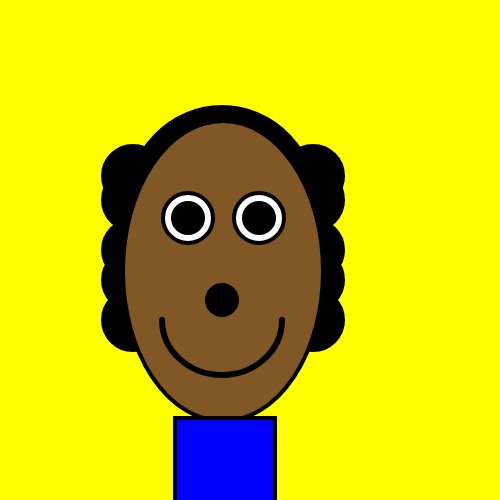
Frame 1 (no input)
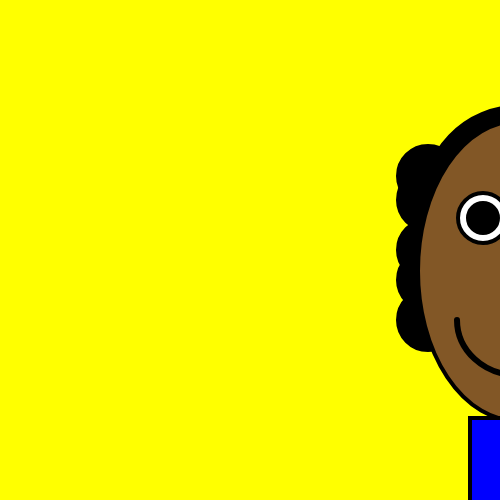
Frame 60 (no input)
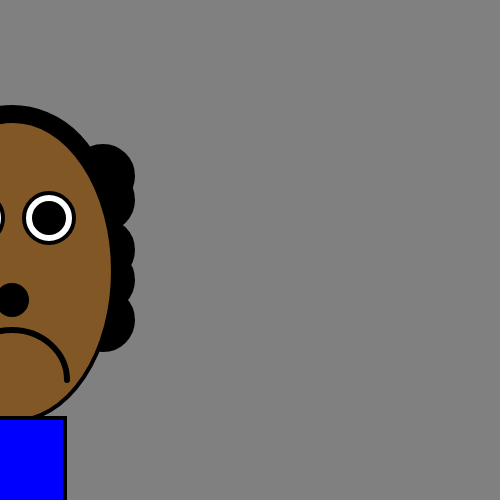
Frame 120 (the mouse pressed at the canvas centre since frame 60)

The p5.js sketch that drew these frames (run headless with seeded random() and noise() and a simulated clock; from frame 60 on, the mouse is pressed at the canvas centre):

// p5.js sketch
// ── sketch.js
var x = 0;


function setup() {
  createCanvas(500, 500);
}

function draw() {
background(100);

push();
translate(x , 0);
//rect(0 , 250 , 50 , 50);
avatar();
x = x + 5;
if(x > width){
  x = -300;
}
pop();


}

function avatar() {
  strokeWeight(4);
  if (mouseIsPressed) {
    background('gray');
  } else {
  background('yellow');
  }
push();
translate(0,100);

//head
fill('black');
ellipse(222, 107, 190, 200)

//hair
push();
translate(-250,-50);
    fill('black')
           ellipse(383,126,60,60);
           ellipse(383,150,60,60);
           ellipse(383,200,60,60);
           ellipse(383,230,60,60);
           ellipse(383,270,60,60);
pop();

push();
translate(-70,-50);
    fill('black')
           ellipse(383,126,60,60);
           ellipse(383,150,60,60);
           ellipse(383,200,60,60);
           ellipse(383,230,60,60);
           ellipse(383,270,60,60);
pop();

  //head
  fill(130, 87, 38);
  ellipse(223, 171, 200, 300) ;
  fill('blue');
  rect(175,318,100,200);

  //eyeballs
  fill('white');
  ellipse(188,118,50,50);
  ellipse(259,118,50,50);
  fill('black');
  ellipse(188,118,30,30);
  ellipse(259,118,30,30);

  //nose
    fill('black');
    ellipse(222,200,30,30);


//mouth
strokeWeight(6);
fill(130, 87, 38);
  if(mouseIsPressed){
      arc(222, 280, 110, 100, PI, 0); // frown
  } else {
    arc(222, 220, 120, 110, 0, PI); // smile - (this line is correct)


  }
  strokeWeight(1);
  pop();
}
